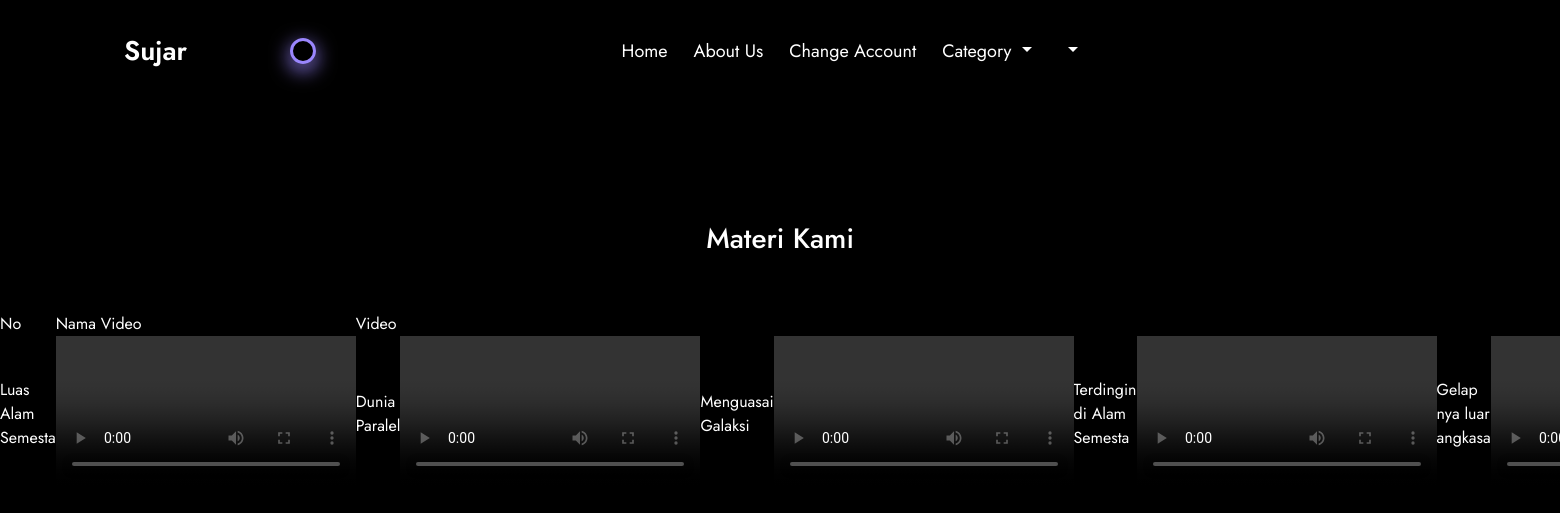
/percobaan.php, run on the app's committed database.
### tables this page shows
CREATE TABLE `video` (
  `video_id` int(11) NOT NULL,
  `video_nama` varchar(255) NOT NULL,
  `isi_video` varchar(225) NOT NULL,
  `kuis_video` varchar(100) NOT NULL,
  `video_category` varchar(255) NOT NULL
);

### percobaan.php (the view, shortened to what this page needs)
<!doctype html>
<html lang="en">
  <head>
    <link rel="stylesheet" href="https://stackpath.bootstrapcdn.com/bootstrap/4.1.3/css/bootstrap.min.css">
       <link rel="stylesheet" href="https://use.fontawesome.com/releases/v5.7.2/css/all.css"
>
<link rel="stylesheet" href="111.css">
  </head>
<body>
<header class="header">
  <div class="header-inner">
    <div class="container-fluid px-lg-5">
      <nav class="navbar navbar-expand-lg my-navbar">
  <a class="navbar-brand" href="#"><span class="logo">
    <img src="" class="img-fluid" style="width:30px; margin:-3px 0px 0px 0px;">Sujar</span>
  </a>
  <div class="search-box">
  <form method="get"action="">
          <input type="text" name="cari" id="srch" placeholder="Search" required>
  </form>
  </div>
  <div class="collapse navbar-collapse" id="navbarSupportedContent">
    <ul class="navbar-nav m-auto">
      <li class="nav-item active">
        <a class="nav-link" href="#">Home<span class="sr-only"></span></a>
      </li>
      <li class="nav-item">
        <a class="nav-link" href="#">About Us</a>
      </li>
        <li class="nav-item">
        <a class="nav-link" href="#">Change Account</a>
      </li>
      <li class="nav-item dropdown">
        <a class="nav-link dropdown-toggle" href="#" id="navbarDropdown" role="button" data-toggle="dropdown" aria-haspopup="true" aria-expanded="false">
          Category
        </a>
      </li>
      <li class="nav-item dropdown">
        <a class="nav-link dropdown-toggle" href="#" id="navbarDropdown" role="button" data-toggle="dropdown" aria-haspopup="true" aria-expanded="false">
        </a>
    </ul>
  </div>
</nav>
    </div>
  </div>
</header>
<br><br><br><br><br>
    <div class="body">
      <div class="h3">
        <h3 align="center">Materi Kami</h3>
        </div>
        <br><br>
       <table>
        <thead>
          <td>No</td>
          <td>Nama Video</td>
          <td>Video</td>
        </thead>
        <tr>
        <?php
        include "db_conn.php";
        $query = mysqli_query($conn, "SELECT * FROM video");
          while($data = mysqli_fetch_array($query)){
          ?>
            <td><?php echo $data['video_nama'] ?></td>
            <td><video controls="true" width="300px">
                  <source src="Video/<?php echo $data['isi_video'];?>">
                </video></td>
        <?php
          }
        echo"</tr>";
       ?>
       </table>
  </body>
</html>

### 111.css (style rules this page uses)
* { margin: 0; padding: 0; box-sizing: none; list-style: none; font-family: 'Jost', sans-serif; }
body { background-color: black; color: white; }
nav { background-color: black; color: white; }
nav .logo { float: left; color: white; font-size: 27px; font-weight:600; line-height: 70px; padding-left: 60px; }
nav::after { content: ''; clear: both; display: table; }
nav ul { float: right; list-style: none; margin-right: 40px; position: relative; }
nav ul li { display: inline-block; background-color: black; margin: 0 5px; position: relative; }
nav ul li a { display: block; color: white; text-decoration: none; line-height: 70px; font-size: 18px; padding: 8px 15px; }
.search-box input { flex: 1; position: absolute; color: #ffffff; font-size: 16px; transform: translate(-50%, -50%); margin-left: -40px ; background: transparent; width: 25px; height: 25px; padding: 10px; border: solid 3px #9a86fd; outline: none; border-radius: 35px; transition: all 0.5s; box-shadow: 0 4px 8px 0 rgba(0, 0, 0, 0.2), 0 6px 20px #9a86fd; }
.search-box input::placeholder { color: #efefef; opacity: 0; transition: opacity 150ms ease-out; }
.search-box input:focus, .search-box input:not(:placeholder-shown) { width: 250px; box-shadow: 0 4px 8px 0 rgba(0, 0, 0, 0.2) 0 6px 20px #ffb870; }
.h3 { color: white; width: 500; }
.search-box input { flex: 1; position: absolute; color: #ffffff; font-size: 16px; transform: translate(-50%, -50%); margin-left: 100px ; background: transparent; width: 25px; height: 25px; padding: 10px; border: solid 3px #9a86fd; outline: none; border-radius: 35px; transition: all 0.5s; box-shadow: 0 4px 8px 0 rgba(0, 0, 0, 0.2), 0 6px 20px #9a86fd; }

### data on the page
video: video_nama "Luas Alam Semesta"
video: video_nama "Dunia Paralel"
video: video_nama "Menguasai Galaksi"
video: video_nama "Terdingin di Alam Semesta"
video: video_nama "Gelap nya luar angkasa"
